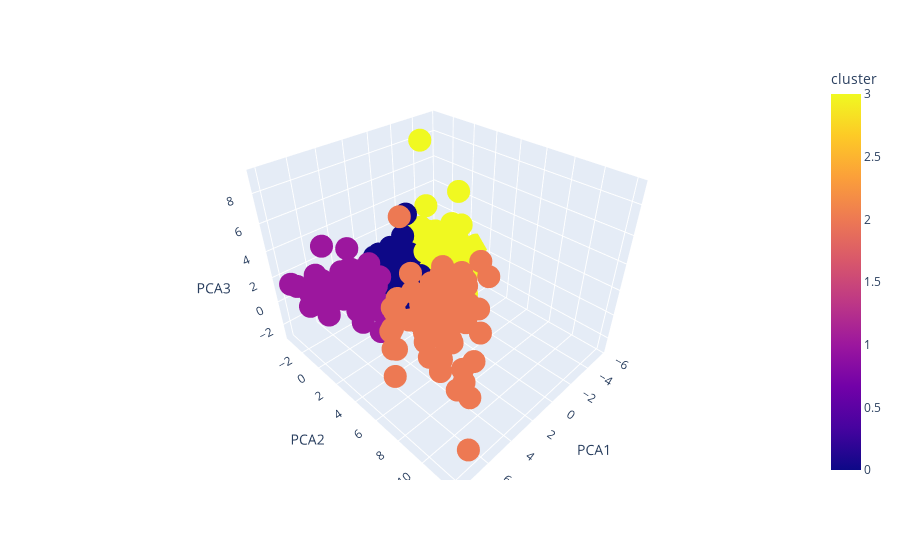

Notebook cell for this chart:
### Code cell
fig = px.scatter_3d(predictions, x='PCA1', y='PCA2', z='PCA3', color='cluster')
fig.show()

### Figure 1 — Plotly figure (JSON) as saved in the notebook; plotly's stock layout.template omitted (floating-point values rounded to 4 significant figures; data arrays with more than 128 entries replaced by an {"elided": "..."} marker saying what was removed)
{"data": [{"hovertemplate": "PCA1=%{x}<br>PCA2=%{y}<br>PCA3=%{z}<br>cluster=%{marker.color}<extra></extra>", "legendgroup": "", "marker": {"color": {"elided": "777 int values"}, "coloraxis": "coloraxis", "symbol": "circle"}, "mode": "markers", "name": "", "scene": "scene", "showlegend": false, "type": "scatter3d", "x": {"elided": "777 float values"}, "y": {"elided": "777 float values"}, "z": {"elided": "777 float values"}}], "layout": {"coloraxis": {"colorbar": {"title": {"text": "cluster"}}, "colorscale": [[0, "#0d0887"], [0.1111, "#46039f"], [0.2222, "#7201a8"], [0.3333, "#9c179e"], [0.4444, "#bd3786"], [0.5556, "#d8576b"], [0.6667, "#ed7953"], [0.7778, "#fb9f3a"], [0.8889, "#fdca26"], [1, "#f0f921"]]}, "legend": {"tracegroupgap": 0}, "margin": {"t": 60}, "scene": {"domain": {"x": [0, 1], "y": [0, 1]}, "xaxis": {"title": {"text": "PCA1"}}, "yaxis": {"title": {"text": "PCA2"}}, "zaxis": {"title": {"text": "PCA3"}}}}}
